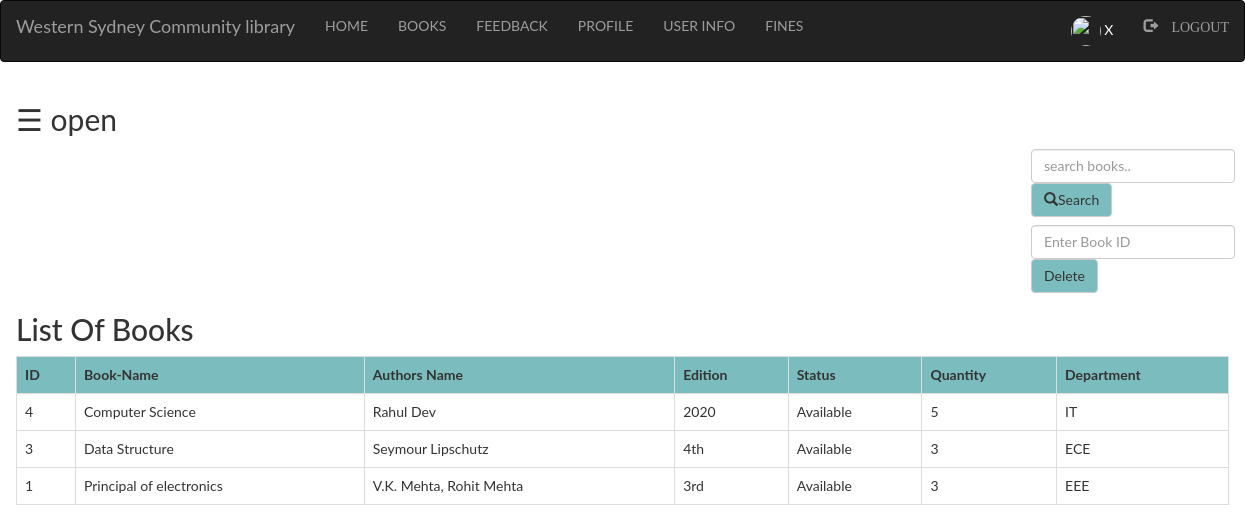
Screenshot of /admin/books.php (signed in) with the database file from the repository.
### tables this page shows
CREATE TABLE `books` (
  `bid` int(100) NOT NULL,
  `name` varchar(100) NOT NULL,
  `authors` varchar(100) NOT NULL,
  `edition` varchar(100) NOT NULL,
  `status` varchar(100) NOT NULL,
  `quantity` int(100) NOT NULL,
  `department` varchar(100) NOT NULL
);

### admin/books.php (the view, shortened to what this page needs)
<?php
  include "navbar.php";
?>
<!DOCTYPE html>
<html>
<head>
</head>
<body>
<div id="main">
  <span style="font-size:30px;cursor:pointer" onclick="openNav()">&#9776; open</span>
	<div class="srch">
		<form class="navbar-form" method="post" name="form1">
				<input class="form-control" type="text" name="search" placeholder="search books.." required="">
				<button style="background-color: #6db6b9e6;" type="submit" name="submit" class="btn btn-default">
					<span class="glyphicon glyphicon-search"></span>Search
				</button>
		</form>
		<form class="navbar-form" method="post" name="form1">
				<input class="form-control" type="text" name="bid" placeholder="Enter Book ID" required="">
				<button style="background-color: #6db6b9e6;" type="submit" name="submit1" class="btn btn-default">Delete
				</button>
		</form>
	</div>
	<h2>List Of Books</h2>
	<?php
		if(isset($_POST['submit']))
		{
			$q=mysqli_query($db,"SELECT * from books where name like '%$_POST[search]%' ");
			if(mysqli_num_rows($q)==0)
			{
				echo "Sorry! No book found. Try searching again.";
			}
			else
			{
		echo "<table class='table table-bordered table-hover' >";
			echo "<tr style='background-color: #6db6b9e6;'>";
				echo "<th>"; echo "ID";	echo "</th>";
				echo "<th>"; echo "Book-Name";  echo "</th>";
				echo "<th>"; echo "Authors Name";  echo "</th>";
				echo "<th>"; echo "Edition";  echo "</th>";
				echo "<th>"; echo "Status";  echo "</th>";
				echo "<th>"; echo "Quantity";  echo "</th>";
				echo "<th>"; echo "Department";  echo "</th>";
			echo "</tr>";
			while($row=mysqli_fetch_assoc($q))
			{
				echo "<tr>";
				echo "<td>"; echo $row['bid']; echo "</td>";
				echo "<td>"; echo $row['name']; echo "</td>";
				echo "<td>"; echo $row['authors']; echo "</td>";
				echo "<td>"; echo $row['edition']; echo "</td>";
				echo "<td>"; echo $row['status']; echo "</td>";
				echo "<td>"; echo $row['quantity']; echo "</td>";
				echo "<td>"; echo $row['department']; echo "</td>";
				echo "</tr>";
			}
		echo "</table>";
			}
		}
		else
		{
			$res=mysqli_query($db,"SELECT * FROM `books` ORDER BY `books`.`name` ASC;");
		echo "<table class='table table-bordered table-hover' >";
			echo "<tr style='background-color: #6db6b9e6;'>";
				echo "<th>"; echo "ID";	echo "</th>";
				echo "<th>"; echo "Book-Name";  echo "</th>";
				echo "<th>"; echo "Authors Name";  echo "</th>";
				echo "<th>"; echo "Edition";  echo "</th>";
				echo "<th>"; echo "Status";  echo "</th>";
				echo "<th>"; echo "Quantity";  echo "</th>";
				echo "<th>"; echo "Department";  echo "</th>";
			echo "</tr>";
			while($row=mysqli_fetch_assoc($res))
			{
				echo "<tr>";
				echo "<td>"; echo $row['bid']; echo "</td>";
				echo "<td>"; echo $row['name']; echo "</td>";
				echo "<td>"; echo $row['authors']; echo "</td>";
				echo "<td>"; echo $row['edition']; echo "</td>";
				echo "<td>"; echo $row['status']; echo "</td>";
				echo "<td>"; echo $row['quantity']; echo "</td>";
				echo "<td>"; echo $row['department']; echo "</td>";
				echo "</tr>";
			}
		echo "</table>";
		}
				?>
</div>
</body>
</html>

### admin/style.css (style rules this page uses)
html, body, div, span, object, iframe, h1, h2, h3, h4, h5, h6, p, blockquote, pre, abbr, address, cite, code, del, dfn, em, img, ins, kbd, q, samp, small, strong, sub, sup, var, b, i, dl, dt, dd, ol, ul, li, fieldset, form, label, legend, table, caption, tbody, tfoot, thead, tr, th, td, article, aside, canvas, details, figcaption, figure, footer, header, hgroup, menu, nav, section, summary, time, mark, audio, video { margin:0; padding:0; border:0; outline:0; font-size:100%; vertical-align:baseline; background:transparent; }
body { line-height:1; }
table { border-collapse:collapse; border-spacing:0; }
input, select { vertical-align:middle; }
input { height: 25px; width: 300px; }

### admin/books.php (style rules this page uses)
.srch { padding-left: 1000px; }
body { font-family: "Lato", sans-serif; transition: background-color .5s; background:url("images/bks.jpg") no-repeat; background-size:cover; }
#main { transition: margin-left .5s; padding: 16px; }

### rows the page displays
books: bid "4", name "Computer Science", authors "Rahul Dev", edition "2020", status "Available", quantity "5", department "IT"
books: bid "3", name "Data Structure", authors "Seymour Lipschutz", edition "4th", status "Available", quantity "3", department "ECE"
books: bid "1", name "Principal of electronics", authors "V.K. Mehta, Rohit Mehta", edition "3rd", status "Available", quantity "3", department "EEE"

### other values shown
$_SESSION['login_user'] "X"
